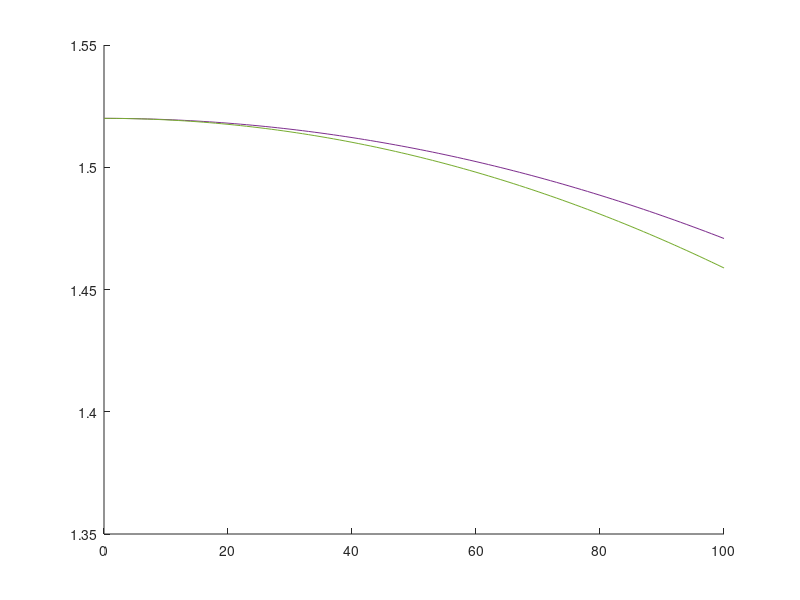

This figure's MATLAB source:
meanConeL = 470;

n0 = 1.52;

radius = 0:100;

RIConeEqn = n0*sech(pi*radius/2/radius);

RIOrignal = 1.52-0.000004914*radius.^2;

RIEndLongitudional = 1.5+(0.02)-0.00000612*radius.^2;

figure; hold on

plot(radius, RIConeEqn);
plot(radius, RIOrignal);
plot(radius, RIEndLongitudional);
ylim([1.35 1.55])
